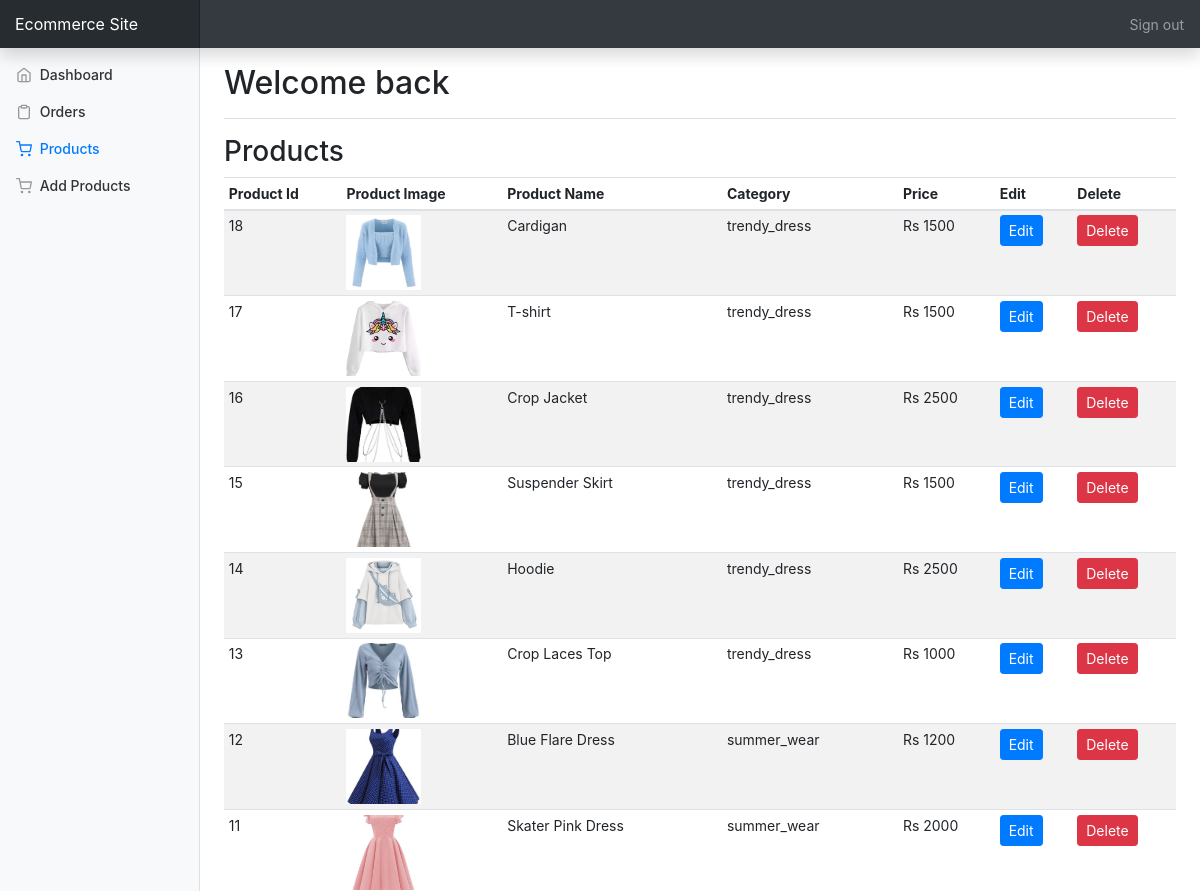
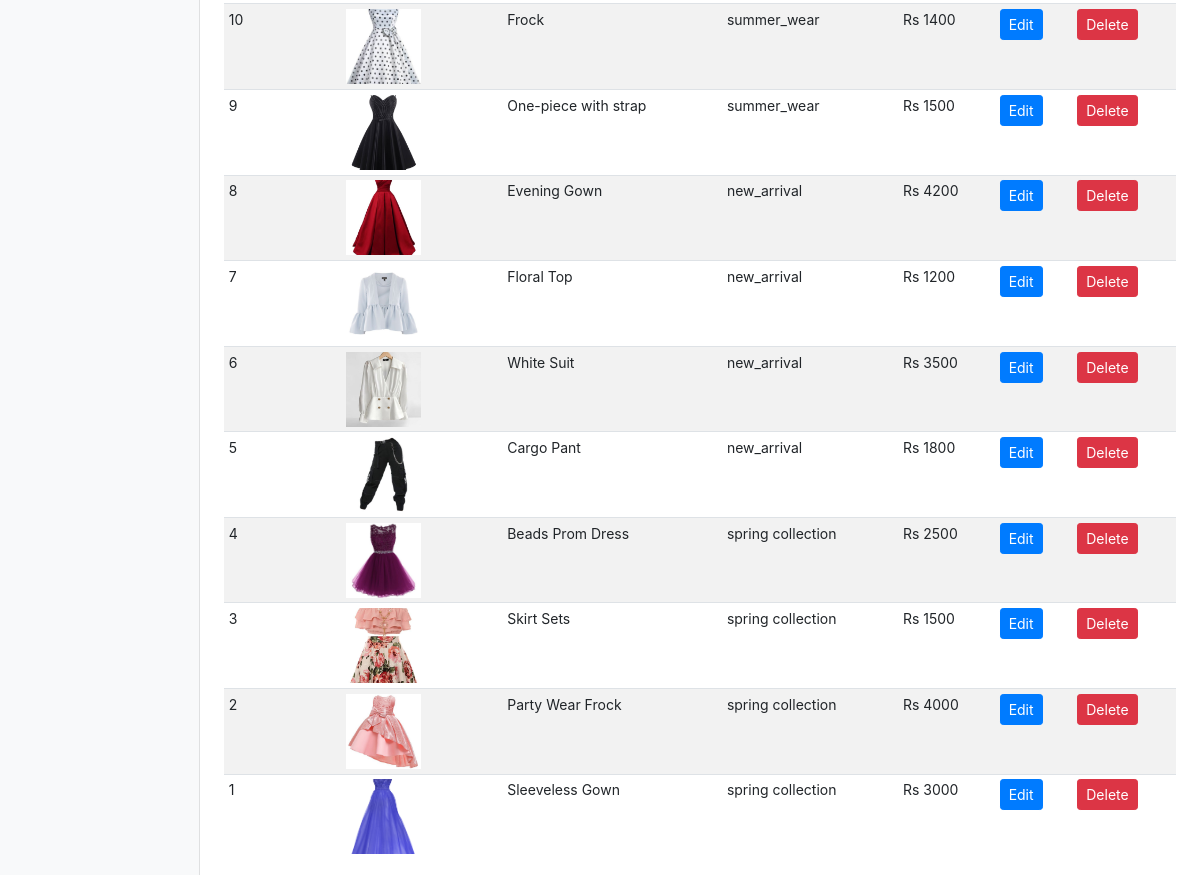
The app's page /admin/products.php (signed in) with its own data (2 pictures, top to bottom).
### tables this page shows
CREATE TABLE all_products (
    pid INT UNSIGNED NOT NULL AUTO_INCREMENT,
    product_name VARCHAR(150) NOT NULL,
    product_cat VARCHAR(50) NOT NULL,
    price INT NOT NULL,
    description TEXT NOT NULL,
    product_image VARCHAR(255) NOT NULL,
    created_at TIMESTAMP NOT NULL DEFAULT CURRENT_TIMESTAMP,
    PRIMARY KEY (pid),
    KEY idx_product_cat (product_cat)
);

### admin/products.php (the view, shortened to what this page needs)
<?php
require "../pages/connect.php";
$conn = $conn ?? null;
include "./templates/top.php";
include "./templates/navbar.php";
include "./templates/sidebar.php";
$products = [];
if ($conn) {
    $stmt = $conn->prepare("SELECT * FROM all_products ORDER BY pid DESC");
    if ($stmt && $stmt->execute()) {
        $result = $stmt->get_result();
        if ($result) {
            while ($row = $result->fetch_assoc()) {
                $products[] = $row;
            }
        }
    }
}
?>
<h3>Products</h3>
<div class="table-responsive">
    <table class="table table-striped table-sm align-middle">
        <thead>
            <tr>
                <th scope="col">Product Id</th>
                <th scope="col">Product Image</th>
                <th scope="col">Product Name</th>
                <th scope="col">Category</th>
                <th scope="col">Price</th>
                <th scope="col">Edit</th>
                <th scope="col">Delete</th>
            </tr>
        </thead>
        <tbody>
            <?php if (empty($products)) { ?>
                <tr>
                    <td colspan="7" class="text-center">No products found.</td>
                </tr>
            <?php } else { ?>
                <?php foreach ($products as $product) { ?>
                    <tr>
                        <td><?php echo (int) $product["pid"]; ?></td>
                        <td>
                            <img
                                src="<?php echo htmlspecialchars(
                                    "../images/" . $product["product_image"],
                                    ENT_QUOTES,
                                    "UTF-8",
                                ); ?>"
                                alt="<?php echo htmlspecialchars(
                                    $product["product_name"],
                                    ENT_QUOTES,
                                    "UTF-8",
                                ); ?>"
                                style="width:75px; height:75px; object-fit:cover;"
                            />
                        </td>
                        <td><?php echo htmlspecialchars(
                            $product["product_name"],
                            ENT_QUOTES,
                            "UTF-8",
                        ); ?></td>
                        <td><?php echo htmlspecialchars(
                            $product["product_cat"],
                            ENT_QUOTES,
                            "UTF-8",
                        ); ?></td>
                        <td><?php echo "Rs " . (int) $product["price"]; ?></td>
                        <td>
                            <a class="btn btn-primary btn-sm" href="edit.php?pid=<?php echo (int) $product[
                                "pid"
                            ]; ?>">
                                Edit
                            </a>
                        </td>
                        <td>
                            <form
                                method="POST"
                                action="actions/delete_product.php"
                                onsubmit="return confirm('Are you sure you want to delete this product?');"
                                style="display:inline-block;"
                            >
                                <button type="submit" class="btn btn-danger btn-sm">Delete</button>
                            </form>
                        </td>
                    </tr>
                <?php } ?>
            <?php } ?>
        </tbody>
    </table>
</div>
<?php include "./templates/footer.php"; ?>

### admin/css/dashboard.css (style rules this page uses)
body { font-size: .875rem; }

### records on screen
all_products: pid "18", product_image (picture), product_name "Cardigan", product_cat "trendy_dress", price "1500"
all_products: pid "17", product_image (picture), product_name "T-shirt", product_cat "trendy_dress", price "1500"
all_products: pid "16", product_image (picture), product_name "Crop Jacket", product_cat "trendy_dress", price "2500"
all_products: pid "15", product_image (picture), product_name "Suspender Skirt", product_cat "trendy_dress", price "1500"
all_products: pid "14", product_image (picture), product_name "Hoodie", product_cat "trendy_dress", price "2500"
all_products: pid "13", product_image (picture), product_name "Crop Laces Top", product_cat "trendy_dress", price "1000"
all_products: pid "12", product_image (picture), product_name "Blue Flare Dress", product_cat "summer_wear", price "1200"
all_products: pid "11", product_image (picture), product_name "Skater Pink Dress", product_cat "summer_wear", price "2000"
all_products: pid "10", product_image (picture), product_name "Frock", product_cat "summer_wear", price "1400"
all_products: pid "9", product_image (picture), product_name "One-piece with strap", product_cat "summer_wear", price "1500"
all_products: pid "8", product_image (picture), product_name "Evening Gown", product_cat "new_arrival", price "4200"
all_products: pid "7", product_image (picture), product_name "Floral Top", product_cat "new_arrival", price "1200"
all_products: pid "6", product_image (picture), product_name "White Suit", product_cat "new_arrival", price "3500"
all_products: pid "5", product_image+product_name (picture), product_name "Cargo Pant", product_cat "new_arrival", price "1800"
all_products: pid "4", product_image (picture), product_name "Beads Prom Dress", product_cat "spring collection", price "2500"
all_products: pid "3", product_image (picture), product_name "Skirt Sets", product_cat "spring collection", price "1500"
all_products: pid "2", product_image (picture), product_name "Party Wear Frock", product_cat "spring collection", price "4000"
all_products: pid "1", product_image (picture), product_name "Sleeveless Gown", product_cat "spring collection", price "3000"
